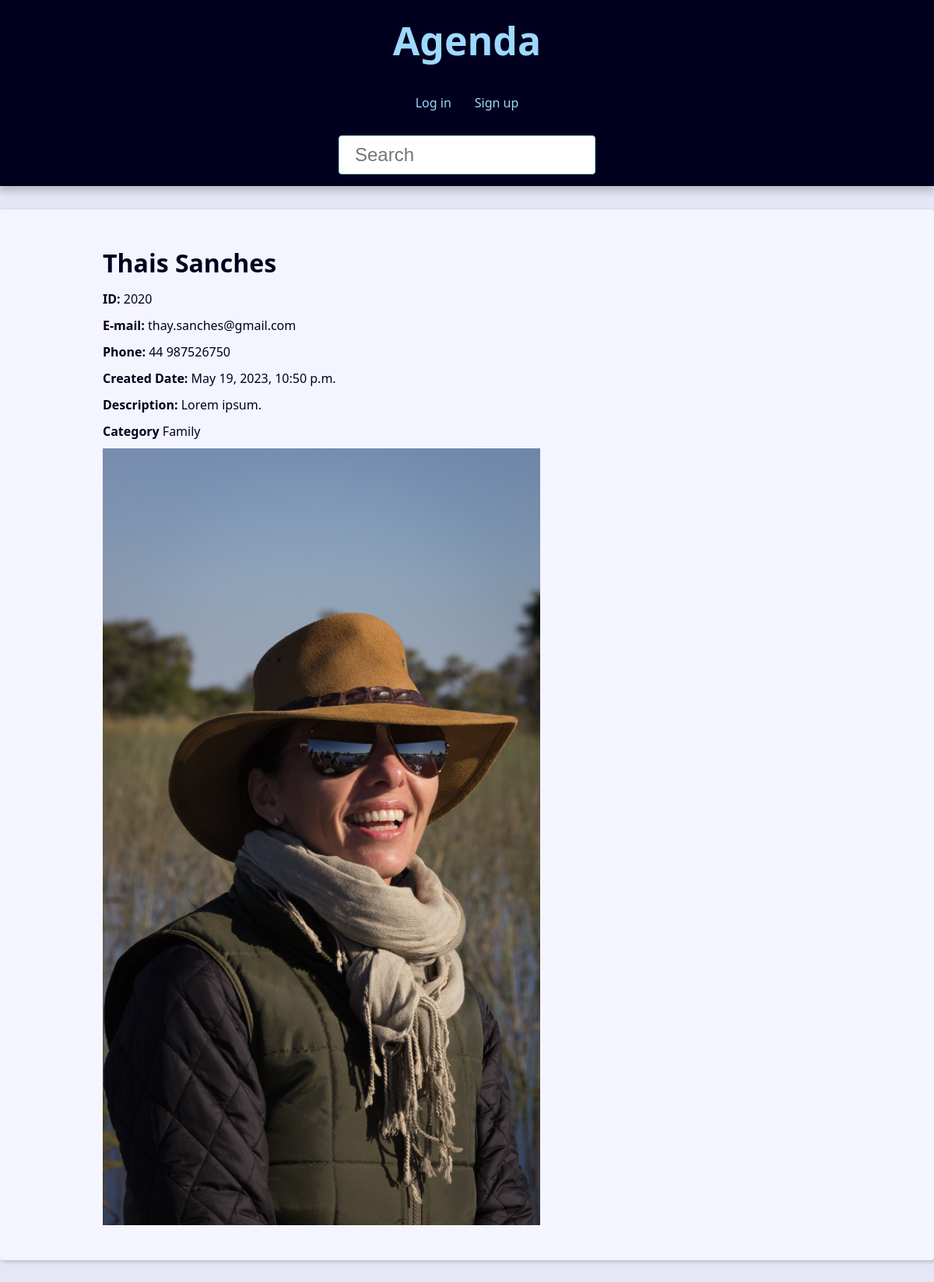
Screenshot of /contact/2020/ with the database file from the repository.
### contact/models.py (models this page shows, shortened)
class Contact(models.Model):
    first_name = models.CharField(max_length=50)
    last_name = models.CharField(max_length=50, blank=True)
    phone = models.CharField(max_length=50)
    email = models.EmailField(max_length=254)
    created_date = models.DateTimeField(default=timezone.now)
    description = models.TextField(blank=True, help_text='Optional')
    show = models.BooleanField(default=True)
    picture = models.ImageField(blank=True, upload_to='pictures/%Y/%m/')
    category = models.ForeignKey(
        Category, on_delete=models.SET_NULL, blank=True, null=True,
        help_text='Optional'
    )
    owner = models.ForeignKey(
        User, on_delete=models.SET_NULL, blank=True, null=True
    )

class Category(models.Model):
    class Meta:
        verbose_name = 'Category'
        verbose_name_plural = 'Categories'
    name = models.CharField(max_length=50)

### contact/views/contact_views.py (the view)
# urls.py: path('contact/<int:contact_id>/', views.contact, name='contact'),
def contact(request, contact_id):
    single_contact = get_object_or_404(Contact, pk=contact_id, show=True)
    site_title = f'{single_contact.first_name} {single_contact.last_name } - '
    context = {'contact': single_contact, 'site_title': site_title, }
    return render(request, 'contact/contact.html', context)

### contact/templates/contact/contact.html (shortened to what this page needs)
{% extends 'global/base.html' %}
{% block content %}
  <div class="single-contact">
    <h1 class="single-contact-name">
      {{ contact.first_name }} {{ contact.last_name }}
    </h1>
    <p><b>ID:</b> {{ contact.id }} </p>
    <p><b>E-mail:</b> {{ contact.email }} </p>
    <p><b>Phone:</b> {{ contact.phone }} </p>
    <p><b>Created Date:</b> {{ contact.created_date }} </p>
    <p><b>Description:</b> {{ contact.description }}</p>
    <p><b>Category</b> {{ contact.category.name }} </p>
    {% if contact.picture %}
      <p>
        <img src="{{ contact.picture.url}}" alt="{{ contact.first_name }} {{ contact.last_name }}">
      </p>
    {% endif %}
    </div>
{% endblock content %}

### base_static/global/css/style.css (style rules this page uses)
:root { --link-dark-color: rgb(0, 83, 134); --link-light-color: rgb(156, 217, 255); --clr-black: rgb(0, 0, 30); --clr-light-gray: rgb(230, 230, 245); --clr-white: rgb(245, 245, 255); --clr-dark-shadow-5: rgba(0, 0, 10, 5%); --clr-dark-shadow-10: rgba(0, 0, 10, 10%); --clr-dark-shadow-20: rgba(0, 0, 10, 20%); --clr-light-shadow-10: rgba(200, 200, 255, 10%); --small-font-size: 1.6rem; --smaller-font-size: 1.4rem; --smallest-font-size: 1.2rem; --medium-font-size: 2.4rem; --biggest-font-size: 5rem; --table-min-width: 60rem; --main-page-width: 120rem; --spacing: 1.5rem; --default-border-radius: 4px; --transition-fast: 300ms; }
*, *::before, *::after { margin: 0; padding: 0; box-sizing: border-box; }
html { font-size: 62.5%; }
body { font-family: system-ui, -apple-system, BlinkMacSystemFont, 'Segoe UI', Roboto, Oxygen, Ubuntu, Cantarell, 'Open Sans', 'Helvetica Neue', sans-serif; line-height: 1.5; font-size: var(--small-font-size); color: var(--clr-black); -webkit-font-smoothing: antialiased; background: var(--clr-light-gray); }
img, svg { display: block; max-width: 60%; }
.single-contact p { margin: 1rem 0; }
.single-contact h1 { margin: 1rem 0; }
@media (min-width: 600px) { .single-contact { max-width: 80%; margin: calc(var(--spacing) * 2) auto; } }

### rows the page displays
Contact: first_name "Thais", last_name "Sanches", id "2020", email "thay.sanches@gmail.com", phone "44 987526750", created_date "May 19, 2023, 10:50 p.m.", description "Lorem ipsum.", category.name "Family", picture (picture)
